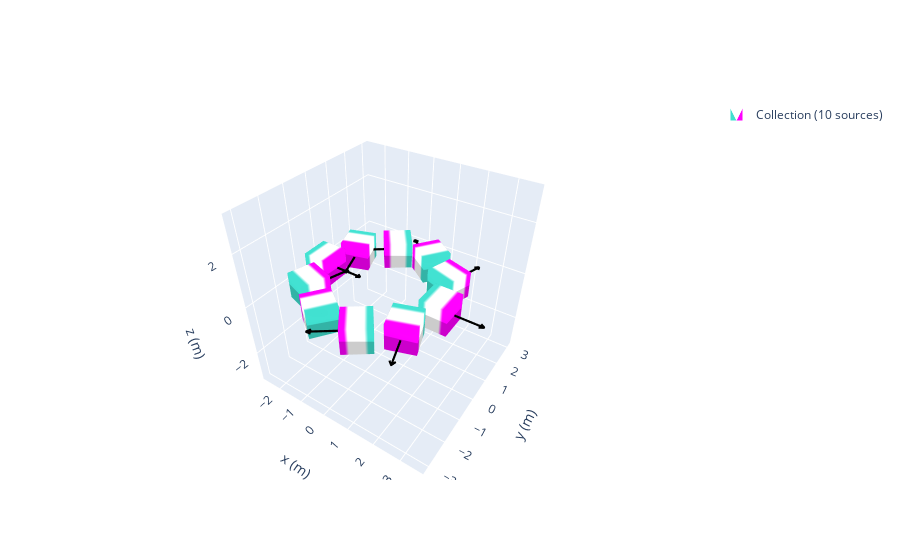
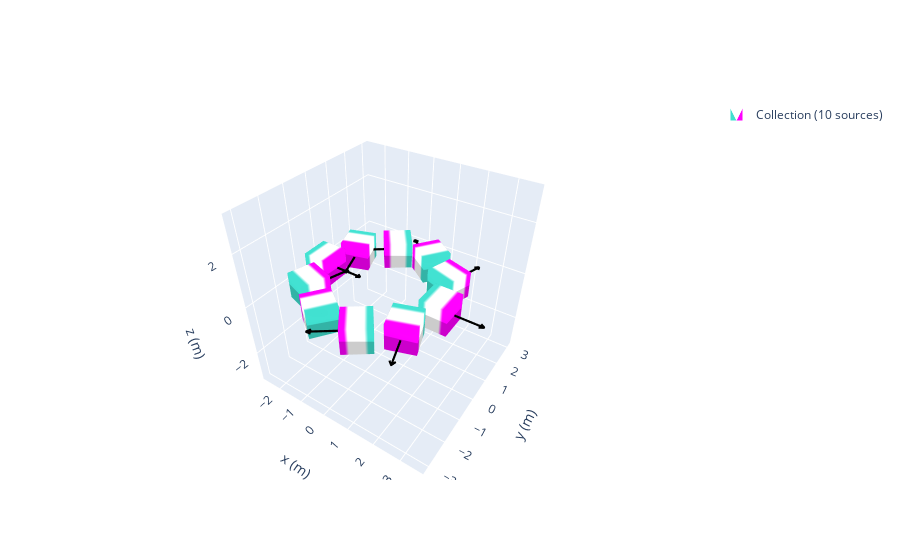

The cell these charts' notebook holds for them, in order:
### Code cell
import numpy as np
import magpylib as magpy

N = 10
angles = np.linspace(0, 360, N, endpoint=False)
mystyle = mstyle = dict(
    mode="color+arrow",
    color=dict(north="magenta", middle="white", south="turquoise"),
    arrow=dict(width=2, color="k")
)


halbach = magpy.Collection()

for a in angles:
    cube = magpy.magnet.Cuboid(
        dimension=(1,1,1),
        polarization=(1,0,0),
        position=(2.3,0,0),
        style_magnetization = mystyle
    )
    cube.rotate_from_angax(a, 'z', anchor=0)
    cube.rotate_from_angax(a, 'z')
    halbach.add(cube)

halbach.show(backend='plotly')
halbach.show(backend='plotly')
